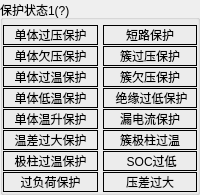
        <widget class="QGroupBox" name="G_ErrStatus">
         <property name="title">
          <string>保护状态1(?)</string>
         </property>
         <layout class="QHBoxLayout" name="horizontalLayout_4">
          <property name="spacing">
           <number>5</number>
          </property>
          <property name="leftMargin">
           <number>0</number>
          </property>
          <property name="topMargin">
           <number>5</number>
          </property>
          <property name="rightMargin">
           <number>0</number>
          </property>
          <property name="bottomMargin">
           <number>0</number>
          </property>
          <item>
           <layout class="QVBoxLayout" name="verticalLayout_7">
            <property name="spacing">
             <number>1</number>
            </property>
            <item>
             <widget class="QLabel" name="bErr0">
              <property name="frameShape">
               <enum>QFrame::Box</enum>
              </property>
              <property name="text">
               <string>单体过压保护</string>
              </property>
              <property name="alignment">
               <set>Qt::AlignCenter</set>
              </property>
             </widget>
            </item>
            <item>
             <widget class="QLabel" name="bErr1">
              <property name="frameShape">
               <enum>QFrame::Box</enum>
              </property>
              <property name="text">
               <string>单体欠压保护</string>
              </property>
              <property name="alignment">
               <set>Qt::AlignCenter</set>
              </property>
             </widget>
            </item>
            <item>
             <widget class="QLabel" name="bErr2">
              <property name="frameShape">
               <enum>QFrame::Box</enum>
              </property>
              <property name="text">
               <string>单体过温保护</string>
              </property>
              <property name="alignment">
               <set>Qt::AlignCenter</set>
              </property>
             </widget>
            </item>
            <item>
             <widget class="QLabel" name="bErr3">
              <property name="frameShape">
               <enum>QFrame::Box</enum>
              </property>
              <property name="text">
               <string>单体低温保护</string>
              </property>
              <property name="alignment">
               <set>Qt::AlignCenter</set>
              </property>
             </widget>
            </item>
            <item>
             <widget class="QLabel" name="bErr4">
              <property name="frameShape">
               <enum>QFrame::Box</enum>
              </property>
              <property name="text">
               <string>单体温升保护</string>
              </property>
              <property name="alignment">
               <set>Qt::AlignCenter</set>
              </property>
             </widget>
            </item>
            <item>
             <widget class="QLabel" name="bErr5">
              <property name="frameShape">
               <enum>QFrame::Box</enum>
              </property>
              <property name="text">
               <string>温差过大保护</string>
              </property>
              <property name="alignment">
               <set>Qt::AlignCenter</set>
              </property>
             </widget>
            </item>
            <item>
             <widget class="QLabel" name="bErr6">
              <property name="frameShape">
               <enum>QFrame::Box</enum>
              </property>
              <property name="text">
               <string>极柱过温保护</string>
              </property>
              <property name="alignment">
               <set>Qt::AlignCenter</set>
              </property>
             </widget>
            </item>
            <item>
             <widget class="QLabel" name="bErr7">
              <property name="frameShape">
               <enum>QFrame::Box</enum>
              </property>
              <property name="text">
               <string>过负荷保护</string>
              </property>
              <property name="alignment">
               <set>Qt::AlignCenter</set>
              </property>
             </widget>
            </item>
           </layout>
          </item>
          <item>
           <layout class="QVBoxLayout" name="verticalLayout_8">
            <property name="spacing">
             <number>1</number>
            </property>
            <item>
             <widget class="QLabel" name="bErr8">
              <property name="frameShape">
               <enum>QFrame::Box</enum>
              </property>
              <property name="text">
               <string>短路保护</string>
              </property>
              <property name="alignment">
               <set>Qt::AlignCenter</set>
              </property>
             </widget>
            </item>
            <item>
             <widget class="QLabel" name="bErr9">
              <property name="frameShape">
               <enum>QFrame::Box</enum>
              </property>
              <property name="text">
               <string>簇过压保护</string>
              </property>
              <property name="alignment">
               <set>Qt::AlignCenter</set>
              </property>
             </widget>
            </item>
            <item>
             <widget class="QLabel" name="bErr10">
              <property name="frameShape">
               <enum>QFrame::Box</enum>
              </property>
              <property name="text">
               <string>簇欠压保护</string>
              </property>
              <property name="alignment">
               <set>Qt::AlignCenter</set>
              </property>
             </widget>
            </item>
            <item>
             <widget class="QLabel" name="bErr11">
              <property name="frameShape">
               <enum>QFrame::Box</enum>
              </property>
              <property name="text">
               <string> 绝缘过低保护</string>
              </property>
              <property name="alignment">
               <set>Qt::AlignCenter</set>
              </property>
             </widget>
            </item>
            <item>
             <widget class="QLabel" name="bErr12">
              <property name="frameShape">
               <enum>QFrame::Box</enum>
              </property>
              <property name="text">
               <string>漏电流保护</string>
              </property>
              <property name="alignment">
               <set>Qt::AlignCenter</set>
              </property>
             </widget>
            </item>
            <item>
             <widget class="QLabel" name="bErr13">
              <property name="frameShape">
               <enum>QFrame::Box</enum>
              </property>
              <property name="text">
               <string>簇极柱过温</string>
              </property>
              <property name="alignment">
               <set>Qt::AlignCenter</set>
              </property>
             </widget>
            </item>
            <item>
             <widget class="QLabel" name="bErr14">
              <property name="frameShape">
               <enum>QFrame::Box</enum>
              </property>
              <property name="text">
               <string> SOC过低</string>
              </property>
              <property name="alignment">
               <set>Qt::AlignCenter</set>
              </property>
             </widget>
            </item>
            <item>
             <widget class="QLabel" name="bErr15">
              <property name="frameShape">
               <enum>QFrame::Box</enum>
              </property>
              <property name="text">
               <string>压差过大</string>
              </property>
              <property name="alignment">
               <set>Qt::AlignCenter</set>
              </property>
             </widget>
            </item>
           </layout>
          </item>
         </layout>
        </widget>
